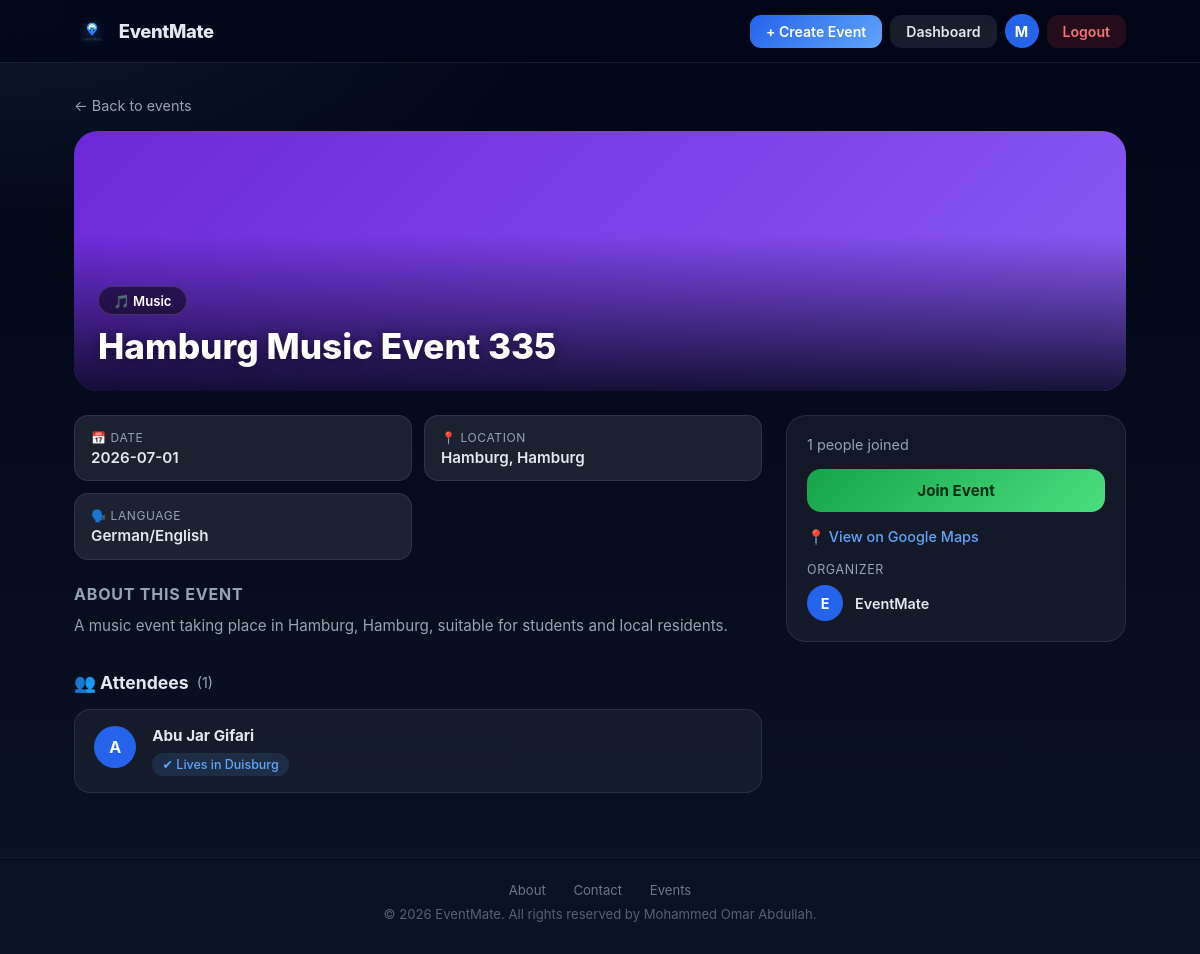
The app's page /event/345 (signed in) with its own data.
### app.py (models this page shows)
class User(db.Model):
    id = db.Column(db.Integer, primary_key=True)
    email = db.Column(db.String(120), unique=True, nullable=True)
    username = db.Column(db.String(80), unique=True, nullable=True)
    name = db.Column(db.String(120), nullable=False)
    first_name = db.Column(db.String(60))
    last_name = db.Column(db.String(60))
    state = db.Column(db.String(120))
    city = db.Column(db.String(120))
    street = db.Column(db.String(120))
    house_number = db.Column(db.String(20))
    password_hash = db.Column(db.String(200))
    auth_method = db.Column(db.String(20))
    university = db.Column(db.String(200))
    study_program = db.Column(db.String(200))
    languages = db.Column(db.Text)
    interests = db.Column(db.Text)
    about_me = db.Column(db.Text)
    profile_picture = db.Column(db.String(200))
    joined_events = db.relationship('EventJoin', backref='user', lazy=True, cascade='all, delete-orphan')
    created_events = db.relationship('Event', backref='organizer', lazy=True, foreign_keys='Event.organizer_id')
    def get_languages(self):
        return [l.strip() for l in self.languages.split(',') if l.strip()] if self.languages else []
    def get_interests(self):
        return [i.strip() for i in self.interests.split(',') if i.strip()] if self.interests else []
    def to_dict(self):
        return {
            'id': self.id,
            'username': self.username,
            'name': self.name,
            'first_name': self.first_name,
            'last_name': self.last_name,
            'state': self.state,
            'city': self.city,
            'street': self.street,
            'house_number': self.house_number,
            'auth_method': self.auth_method,
            'university': self.university,
            'study_program': self.study_program,
            'languages': self.get_languages(),
            'interests': self.get_interests(),
            'about_me': self.about_me,
            'profile_picture': self.profile_picture,
        }

class Event(db.Model):
    id = db.Column(db.Integer, primary_key=True)
    title = db.Column(db.String(200), nullable=False)
    date = db.Column(db.String(20), nullable=False)
    time = db.Column(db.String(10))
    location = db.Column(db.String(120), nullable=False)
    language = db.Column(db.String(120))
    category = db.Column(db.String(60))
    description = db.Column(db.Text)
    max_participants = db.Column(db.Integer)
    banner = db.Column(db.String(200))
    organizer_id = db.Column(db.Integer, db.ForeignKey('user.id'), nullable=True)
    joined_users = db.relationship('EventJoin', backref='event', lazy=True, cascade='all, delete-orphan')
    def attendee_count(self):
        return len(self.joined_users)
    def to_dict(self):
        org = User.query.get(self.organizer_id) if self.organizer_id else None
        return {
            'id': self.id,
            'title': self.title,
            'date': self.date,
            'time': self.time,
            'location': self.location,
            'language': self.language,
            'category': self.category,
            'description': self.description,
            'max_participants': self.max_participants,
            'banner': self.banner,
            'organizer_id': self.organizer_id,
            'organizer_name': org.name if org else 'EventMate',
            'organizer_username': org.username if org else None,
            'attendee_count': self.attendee_count(),
            'attendees': [ej.user.name for ej in self.joined_users],
            'category_color': CATEGORY_COLORS.get(self.category, 'linear-gradient(135deg,#1e3a8a,#3b82f6)'),
            'category_icon': CATEGORY_ICONS.get(self.category, '📅'),
        }

### app.py (the view)
@app.route('/event/<int:event_id>')
@auth_required
def event_detail(event_id):
    event = Event.query.get_or_404(event_id)
    user = get_current_user()
    guest = session.get('guest')
    joined = False
    if user:
        joined = EventJoin.query.filter_by(user_id=user.id, event_id=event_id).first() is not None
    attendees = []
    if not guest:
        for ej in event.joined_users:
            a = ej.user
            common = []
            if user and a.id != user.id:
                if a.university and a.university == user.university:
                    common.append(f'Studies at {a.university}')
                if a.city and a.city == user.city:
                    common.append(f'Lives in {a.city}')
                shared_langs = set(a.get_languages()) & set(user.get_languages())
                if shared_langs:
                    common.append(f'Speaks {", ".join(shared_langs)}')
                shared_interests = set(a.get_interests()) & set(user.get_interests())
                if shared_interests:
                    common.append(f'Likes {", ".join(list(shared_interests)[:3])}')
            attendees.append({
                'id': a.id,
                'name': a.name,
                'username': a.username,
                'university': a.university,
                'study_program': a.study_program,
                'profile_picture': a.profile_picture,
                'city': a.city,
                'languages': a.get_languages(),
                'interests': a.get_interests(),
                'common': common,
                'is_self': bool(user and a.id == user.id),
            })
    organizer = User.query.get(event.organizer_id) if event.organizer_id else None
    is_organizer = bool(user and organizer and user.id == organizer.id)
    return render_template(
        'event_detail.html',
        event=event.to_dict(),
        user=user.to_dict() if user else None,
        guest=guest,
        joined=joined,
        attendees=attendees,
        organizer=organizer,
        is_organizer=is_organizer,
    )

### templates/event_detail.html (shortened to what this page needs)
{% extends "base.html" %}
{% block body %}
<div class="page">
    <div style="margin-bottom:1rem;">
        <a href="/" style="color:var(--muted);text-decoration:none;font-size:0.9rem;">← Back to events</a>
    </div>
    <div class="event-hero">
        {% if event.banner %}
            <img src="{{ url_for('static', filename='uploads/' + event.banner) }}" alt="{{ event.title }}">
        {% else %}
            <div class="event-hero-gradient" style="background: {{ event.category_color }};"></div>
        {% endif %}
        <div class="hero-overlay">
            <span class="event-cat-badge">{{ event.category_icon }} {{ event.category or 'Event' }}</span>
            <h1 class="event-hero-title">{{ event.title }}</h1>
        </div>
    </div>
    <div class="detail-layout">
        <div>
            <div class="info-grid">
                <div class="info-cell">
                    <span class="info-cell-label">📅 Date</span>
                    <span class="info-cell-value">{{ event.date }}</span>
                </div>
                <div class="info-cell">
                    <span class="info-cell-label">📍 Location</span>
                    <span class="info-cell-value">{{ event.location }}</span>
                </div>
                {% if event.language %}
                <div class="info-cell">
                    <span class="info-cell-label">🗣️ Language</span>
                    <span class="info-cell-value">{{ event.language }}</span>
                </div>
                {% endif %}
            </div>
            {% if event.description %}
            <div class="desc-section">
                <h3>About this event</h3>
                <p class="desc-text">{{ event.description }}</p>
            </div>
            {% endif %}
            <div class="attendees-section">
                <div class="attendees-title">
                    👥 Attendees
                    <span style="color:var(--muted);font-weight:400;font-size:0.9rem;">({{ event.attendee_count }})</span>
                </div>
                {% if guest %}
                    <div class="card" style="text-align:center;padding:2rem;">
                        <p style="color:var(--muted);">Login to see who's attending this event.</p>
                        <br>
                        <a href="/login" class="btn btn-primary btn-sm">Login to view</a>
                    </div>
                {% elif attendees %}
                    <div class="attendees-grid">
                        {% for a in attendees %}
                        <div class="attendee-card">
                            <div class="attendee-avatar">
                                {% if a.profile_picture %}
                                    <img src="{{ url_for('static', filename='uploads/' + a.profile_picture) }}" alt="">
                                {% else %}
                                    {{ a.name[0] | upper }}
                                {% endif %}
                            </div>
                            <div class="attendee-info">
                                <a href="/profile/{{ a.id }}" style="text-decoration:none;">
                                    <div class="attendee-name">{{ a.name }} {% if a.is_self %}<span class="self-badge">You</span>{% endif %}</div>
                                </a>
                                {% if a.common and not a.is_self %}
                                <div class="common-list">
                                    {% for c in a.common %}
                                        <span class="common-tag">✔ {{ c }}</span>
                                    {% endfor %}
                                </div>
                                {% endif %}
                            </div>
                        </div>
                        {% endfor %}
                    </div>
                {% else %}
                    <div class="card" style="text-align:center;padding:2rem;">
                        <p style="color:var(--muted);">No one has joined yet. Be the first!</p>
                    </div>
                {% endif %}
            </div>
        </div>
        <div>
            <div class="sidebar-card">
                {% if event.max_participants %}
                <div class="capacity-row">
                    <div class="cap-text">
                        <span>{{ event.attendee_count }} joined</span>
                        <span>{{ event.max_participants }} max</span>
                    </div>
                    {% set pct = [(event.attendee_count / event.max_participants * 100)|int, 100]|min %}
                    <div class="cap-bar-track"><div class="cap-bar-fill" style="width:{{ pct }}%"></div></div>
                    {% if event.attendee_count >= event.max_participants %}
                        <span class="full-badge">Event is full</span>
                    {% endif %}
                </div>
                {% else %}
                <div style="color:var(--muted);font-size:0.9rem;">{{ event.attendee_count }} people joined</div>
                {% endif %}
                {% if guest %}
                    <a href="/login" class="btn btn-primary" style="width:100%;text-align:center;">Login to join</a>
                {% else %}
                    {% if event.max_participants and event.attendee_count >= event.max_participants %}
                        <button class="btn btn-ghost" disabled style="width:100%;opacity:0.5;cursor:not-allowed;">Event full</button>
                    {% else %}
                        <a href="/join/{{ event.id }}" class="btn btn-green" style="width:100%;text-align:center;">Join Event</a>
                    {% endif %}
                {% endif %}
                <a class="map-link" href="https://maps.google.com/?q={{ event.location | urlencode }}" target="_blank" rel="noopener">
                    📍 View on Google Maps
                </a>
                <div>
                    <div style="font-size:0.78rem;color:var(--muted);text-transform:uppercase;letter-spacing:.05em;margin-bottom:0.5rem;">Organizer</div>
                    <div class="organizer-row">
                        <div class="org-avatar">
                            {% if organizer and organizer.profile_picture %}
                                <img src="{{ url_for('static', filename='uploads/' + organizer.profile_picture) }}" alt="">
                            {% else %}
                                {{ event.organizer_name[0] | upper }}
                            {% endif %}
                        </div>
                        <div>
                            {% if organizer %}
                                <a href="/profile/{{ organizer.id }}" style="font-weight:600;text-decoration:none;font-size:0.9rem;">{{ event.organizer_name }}</a>
                            {% else %}
                                <span style="font-weight:600;font-size:0.9rem;">{{ event.organizer_name }}</span>
                            {% endif %}
                        </div>
                    </div>
                </div>
            </div>
        </div>
    </div>
</div>
{% endblock %}

### templates/base.html (shortened to what this page needs)
<!DOCTYPE html>
<html lang="en">
<head>
</head>
<body>
<nav class="topnav">
    <div class="topnav-inner">
        <a href="/" class="nav-logo">
            <img src="{{ url_for('static', filename='logo.png') }}" alt="EventMate" class="nav-logo-img">
            <span class="nav-wordmark">EventMate</span>
        </a>
        <div class="nav-right">
            {% if nav_user %}
                <a href="/create_event" class="nbtn nbtn-accent">+ Create Event</a>
                <a href="/dashboard" class="nbtn nbtn-ghost">Dashboard</a>
                <a href="/profile/{{ nav_user.id }}" class="nav-avatar" title="{{ nav_user.name }}">
                    {% if nav_user.profile_picture %}
                        <img src="{{ url_for('static', filename='uploads/' + nav_user.profile_picture) }}" alt="">
                    {% else %}
                        {{ nav_user.name[0] | upper }}
                    {% endif %}
                </a>
                <a href="/logout" class="nbtn nbtn-danger">Logout</a>
            {% elif is_guest %}
                <span class="pill">Guest</span>
                <a href="/login" class="nbtn nbtn-accent">Login</a>
                <a href="/logout" class="nbtn nbtn-ghost">Exit</a>
            {% endif %}
        </div>
    </div>
</nav>
{% block body %}{% endblock %}
<footer style="text-align:center;padding:1.5rem 1rem 2rem;color:rgba(148,163,184,0.55);font-size:0.82rem;border-top:1px solid rgba(148,163,184,0.08);margin-top:2rem;">
    <div style="margin-bottom:0.5rem;">
        <a href="/about" style="color:rgba(148,163,184,0.7);text-decoration:none;margin:0 0.75rem;font-size:0.82rem;">About</a>
        <a href="/about#contact" style="color:rgba(148,163,184,0.7);text-decoration:none;margin:0 0.75rem;font-size:0.82rem;">Contact</a>
        <a href="/" style="color:rgba(148,163,184,0.7);text-decoration:none;margin:0 0.75rem;font-size:0.82rem;">Events</a>
    </div>
    © 2026 EventMate. All rights reserved by Mohammed Omar Abdullah.
</footer>
</body>
</html>

### records on screen
User: name "M"
Event: category "Music", title "Hamburg Music Event 335", date "2026-07-01", location "Hamburg, Hamburg", language "German/English", description "A music event taking place in Hamburg, Hamburg, suitable for students and local residents."
User: name "A", name "Abu Jar Gifari", common "Lives in Duisburg"

### other values on screen
{{ event.category_icon }} "🎵"
{{ event.attendee_count }} "1"
{{ event.organizer_name[0] | upper }} "E"
{{ event.organizer_name }} "EventMate"
